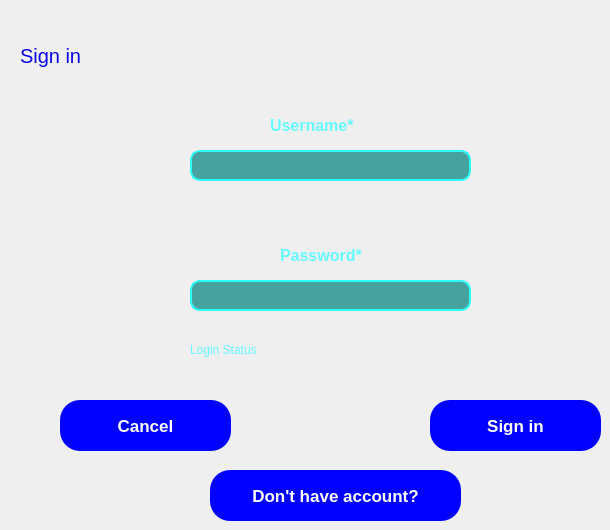
    <widget class="QWidget" name="Sign_in">
     <widget class="QPushButton" name="pushButton_2">
      <property name="geometry">
       <rect>
        <x>60</x>
        <y>400</y>
        <width>171</width>
        <height>51</height>
       </rect>
      </property>
      <property name="font">
       <font>
        <pointsize>13</pointsize>
        <italic>false</italic>
        <bold>true</bold>
       </font>
      </property>
      <property name="styleSheet">
       <string notr="true">QPushButton
{
color: rgb(255, 255, 255);
background-color: rgb(0, 0, 255);
font: 700 13pt &quot;Segoe UI&quot;;
border-radius: 20px;
}</string>
      </property>
      <property name="text">
       <string>Cancel</string>
      </property>
     </widget>
     <widget class="QLabel" name="label_11">
      <property name="geometry">
       <rect>
        <x>270</x>
        <y>110</y>
        <width>121</width>
        <height>30</height>
       </rect>
      </property>
      <property name="font">
       <font>
        <pointsize>12</pointsize>
        <bold>true</bold>
       </font>
      </property>
      <property name="styleSheet">
       <string notr="true">color: rgb(102, 252, 255);</string>
      </property>
      <property name="text">
       <string>Username*</string>
      </property>
     </widget>
     <widget class="QLabel" name="label_12">
      <property name="geometry">
       <rect>
        <x>20</x>
        <y>40</y>
        <width>121</width>
        <height>31</height>
       </rect>
      </property>
      <property name="font">
       <font>
        <pointsize>15</pointsize>
       </font>
      </property>
      <property name="styleSheet">
       <string notr="true">color: rgb(12, 5, 231);</string>
      </property>
      <property name="text">
       <string>Sign in</string>
      </property>
     </widget>
     <widget class="QLineEdit" name="lineEdit_10">
      <property name="geometry">
       <rect>
        <x>190</x>
        <y>280</y>
        <width>281</width>
        <height>31</height>
       </rect>
      </property>
      <property name="styleSheet">
       <string notr="true">QLineEdit
{
color: rgb(255, 255, 255);
border: 2px solid;
border-color: rgb(42, 255, 248);
background-color: rgb(69, 162, 158);
border-radius: 10px;
padding-left: 10px;
font: 11pt &quot;Segoe UI&quot;;
}</string>
      </property>
      <property name="text">
       <string/>
      </property>
      <property name="echoMode">
       <enum>QLineEdit::Password</enum>
      </property>
     </widget>
     <widget class="QLabel" name="label_13">
      <property name="geometry">
       <rect>
        <x>280</x>
        <y>240</y>
        <width>121</width>
        <height>30</height>
       </rect>
      </property>
      <property name="font">
       <font>
        <pointsize>12</pointsize>
        <bold>true</bold>
       </font>
      </property>
      <property name="styleSheet">
       <string notr="true">color: rgb(102, 252, 255);</string>
      </property>
      <property name="text">
       <string>Password*</string>
      </property>
     </widget>
     <widget class="QLineEdit" name="lineEdit_11">
      <property name="geometry">
       <rect>
        <x>190</x>
        <y>150</y>
        <width>281</width>
        <height>31</height>
       </rect>
      </property>
      <property name="styleSheet">
       <string notr="true">QLineEdit
{
color: rgb(255, 255, 255);
border: 2px solid;
border-color: rgb(42, 255, 248);
background-color: rgb(69, 162, 158);
border-radius: 10px;
padding-left: 10px;
font: 11pt &quot;Segoe UI&quot;;
}</string>
      </property>
     </widget>
     <widget class="QPushButton" name="pushButton_4">
      <property name="geometry">
       <rect>
        <x>430</x>
        <y>400</y>
        <width>171</width>
        <height>51</height>
       </rect>
      </property>
      <property name="font">
       <font>
        <pointsize>13</pointsize>
        <italic>false</italic>
        <bold>true</bold>
       </font>
      </property>
      <property name="styleSheet">
       <string notr="true">QPushButton
{
color: rgb(255, 255, 255);
background-color: rgb(0, 0, 255);
font: 700 13pt &quot;Segoe UI&quot;;
border-radius: 20px;
}</string>
      </property>
      <property name="text">
       <string>Sign in</string>
      </property>
     </widget>
     <widget class="QPushButton" name="pushButton_16">
      <property name="geometry">
       <rect>
        <x>210</x>
        <y>470</y>
        <width>251</width>
        <height>51</height>
       </rect>
      </property>
      <property name="font">
       <font>
        <pointsize>13</pointsize>
        <italic>false</italic>
        <bold>true</bold>
       </font>
      </property>
      <property name="styleSheet">
       <string notr="true">QPushButton
{
color: rgb(255, 255, 255);
background-color: rgb(0, 0, 255);
font: 700 13pt &quot;Segoe UI&quot;;
border-radius: 20px;
}</string>
      </property>
      <property name="text">
       <string>Don't have account?</string>
      </property>
     </widget>
     <widget class="QLabel" name="logstatus">
      <property name="geometry">
       <rect>
        <x>190</x>
        <y>340</y>
        <width>271</width>
        <height>20</height>
       </rect>
      </property>
      <property name="styleSheet">
       <string notr="true">color: rgb(102, 252, 255);</string>
      </property>
      <property name="text">
       <string>Login Status</string>
      </property>
     </widget>
    </widget>
